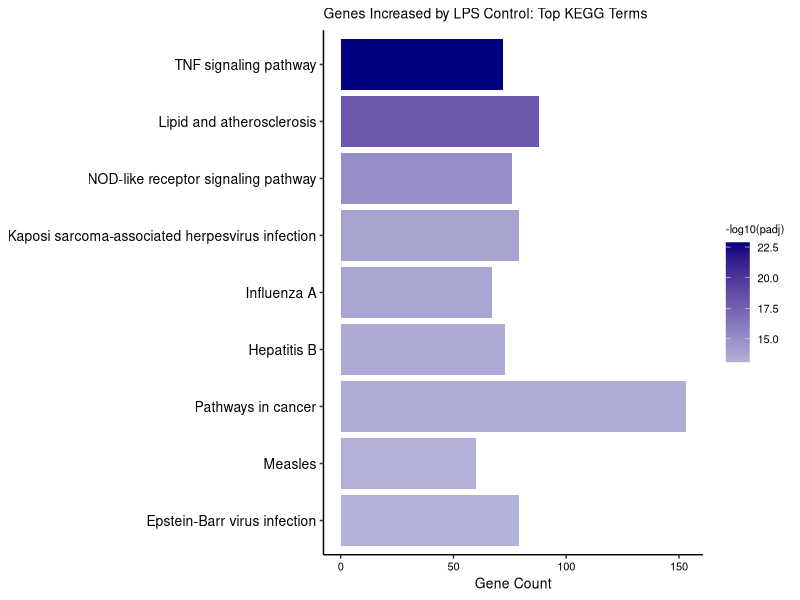
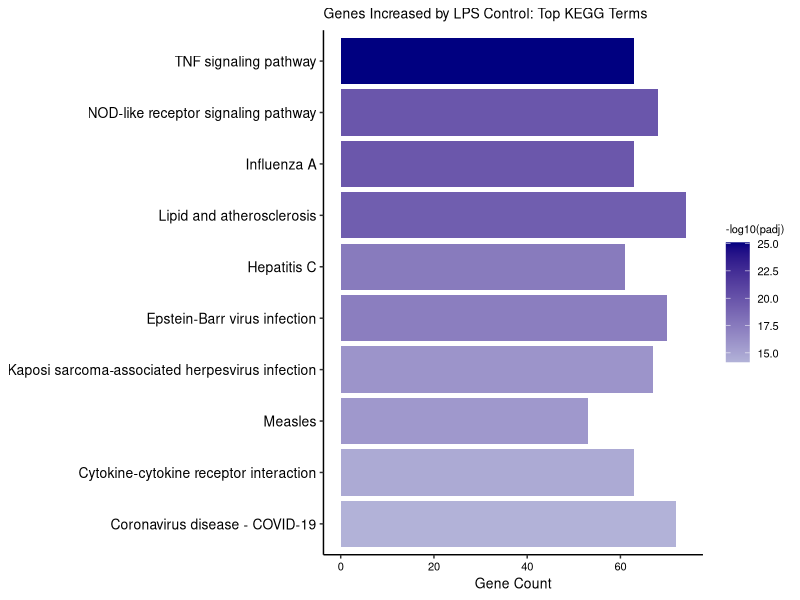
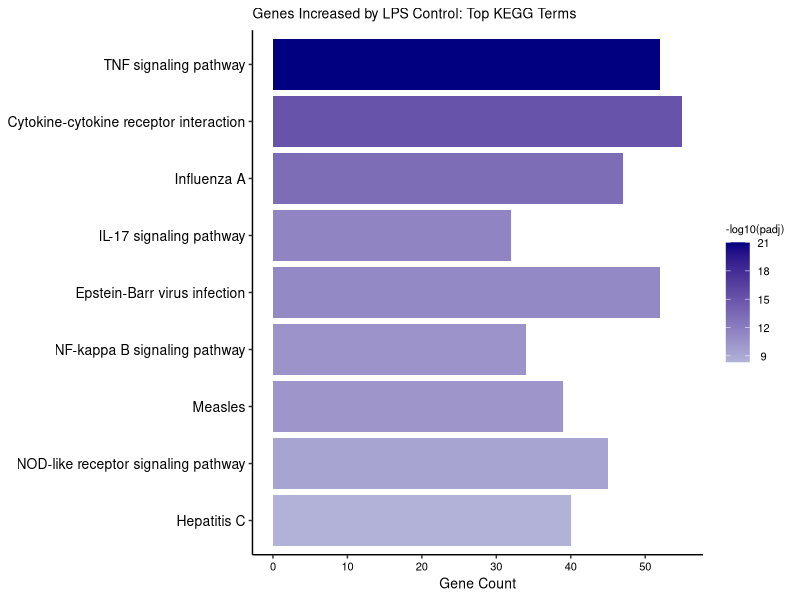
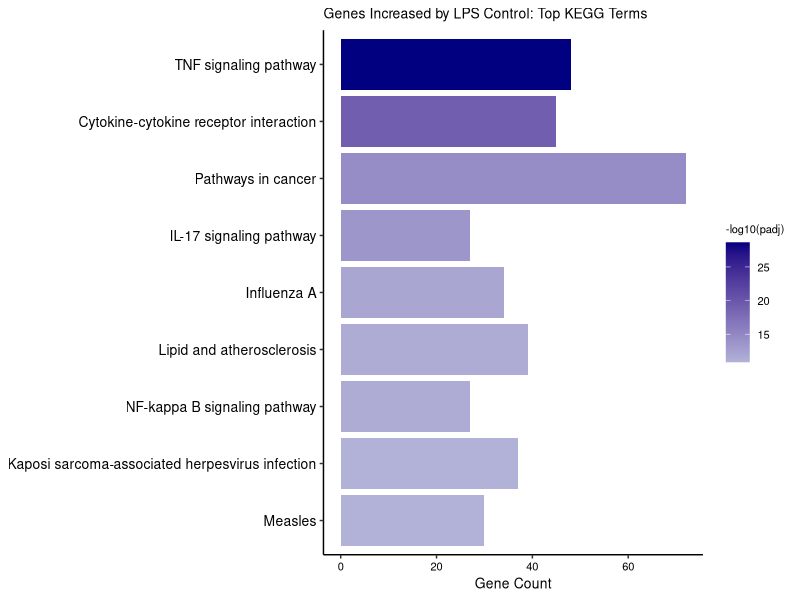

Recreate these plots in R, in order.
## ---- chunk 1
library(dplyr)
library(ggplot2)
library(tidyr)
## ---- chunk 2
# copied from https://joshuacook.netlify.app/post/integer-values-ggplot-axis/
# A function factory for getting integer y-axis values.
integer_breaks <- function(n = 5, ...) {
  fxn <- function(x) {
    breaks <- floor(pretty(x, n, ...))
    names(breaks) <- attr(breaks, "labels")
    breaks
  }
  return(fxn)
}

functional_enrichment_plotting <- function(results, src, figname, figtitle, exclude, nres=10, wid=8, ht=2) {
  # filter to results from a particular source
  results <- dplyr::filter(results, source == src)
  
  # filter to the top nres results
  results <- results[seq(1,nres),]
  
  # filter the terms to exclude
  results <- dplyr::filter(results, !(term_name %in% exclude))
  
  # make the term name into a factor
  results$term_name <- factor(results$term_name, levels = results$term_name)
  
  ggplot(results, aes(x=term_name, y=intersection_size, fill=negative_log10_of_adjusted_p_value)) +
    geom_bar(stat="identity") +
    scale_x_discrete(limits = rev(levels(results$term_name))) + coord_flip() +
    scale_fill_gradient(label = function(x) format(x, digits=3),
                        low = "#b2b2d8", high = "#000080") +
    theme_bw() + theme(panel.border = element_blank(), 
        panel.grid.major = element_blank(),
        panel.grid.minor = element_blank(), 
        axis.line = element_line(colour = "black"),
        axis.text.x=element_text(size=8, color = "black"), 
        axis.text.y=element_text(size=10, color='black'),
        axis.title.x=element_text(size=10, color='black'),
        axis.title.y=element_blank(),
        legend.title=element_text(size=8, color='black'),
        legend.text=element_text(size=8, color='black'),
        plot.title=element_text(size=10, color='black')) +
    labs(y = 'Gene Count', title=figtitle, fill = "-log10(padj)") +
  scale_y_continuous(breaks = integer_breaks()) 
  
  ggsave(figname, width=wid, height=ht)
}
## ---- chunk 3
# Batch1
batch1 <- read.csv('lps_up_gprofiler_kegg/batch1.csv')

functional_enrichment_plotting(batch1, 'KEGG', 'lps_up_gprofiler_kegg/batch_1.pdf', 'Genes Increased by LPS Control: Top KEGG Terms', c("KEGG root term"), wid=7, ht=1.75)

# Batch 2
batch2 <- read.csv('lps_up_gprofiler_kegg/batch2.csv')

functional_enrichment_plotting(batch2, 'KEGG', 'lps_up_gprofiler_kegg/batch_2.pdf', 'Genes Increased by LPS Control: Top KEGG Terms', c("KEGG root term"), ht=3)

# Batch 3
batch3 <- read.csv('lps_up_gprofiler_kegg/batch3.csv')

functional_enrichment_plotting(batch3, 'KEGG', 'lps_up_gprofiler_kegg/batch_3.pdf', 'Genes Increased by LPS Control: Top KEGG Terms', c("KEGG root term"), ht=3)

# Batch 4
batch4 <- read.csv('lps_up_gprofiler_kegg/batch4.csv')

functional_enrichment_plotting(batch4, 'KEGG', 'lps_up_gprofiler_kegg/batch_4.pdf', 'Genes Increased by LPS Control: Top KEGG Terms', c("KEGG root term"), ht=3)
